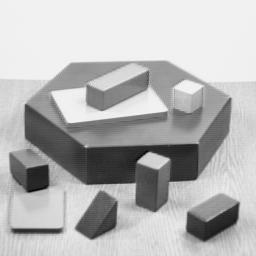
//> input picture images/blox.jpg, 256 x 256 px
$ ./1.Canny   (built with g++ and OpenCV 4)
//> lines starting //> are read from the running program, lines starting //| are printed output that depends on the picture; after the words box and inside, x2 and y2 are one past the last pixel; in counts of white or black regions, pixels touching at a corner belong together
#include <opencv2/opencv.hpp>
#include <stdlib.h>
#include <stdio.h>

using namespace cv;
using namespace std;

Mat isteresi(Mat src, int lth, int hth) {
	Mat dst = Mat::zeros(src.rows, src.cols, CV_8U);
	for (int i = 1; i < src.rows; i++) {
		for (int j = 1; j < src.cols; j++) {
			if (src.at<uchar>(i, j) > hth) //Se il valore del pixel è maggiore della soglia alta diventa un edge forte
				dst.at<uchar>(i, j) = 255;
			else if (src.at<uchar>(i, j) < lth) //Se il valore del pixel è minore della soglia bassa viene eliminato
				dst.at<uchar>(i, j) = 0;
			else if (src.at<uchar>(i, j) >= lth && src.at<uchar>(i, j) <= hth) { //IL valore del pixel si trova tra le due soglie, quindi è un edge debole
				for (int x = -1; x <= 1; x++) {
					for (int y = -1; y <= 1; y++) { //Controllo i valori nel suo intorno 3x3
						if (src.at<uchar>(i + x, j + y) > hth) //Se il loro valore è maggiore della soglia alta
							dst.at<uchar>(i , j) = 255; //vengono promossi a punti di edge forti
					}
				}
			}
		}
	}
	return dst;
}
Mat nonMaximaSuppression(Mat magnitudo, Mat orientation) {
	Mat dst = Mat::zeros(magnitudo.rows, magnitudo.cols, CV_8U);
	for (int i = 1; i < magnitudo.rows-1; i++) {
		for (int j = 1; j < magnitudo.cols-1; j++) {
			float mag = magnitudo.at<uchar>(i, j);
			float angolo = orientation.at<float>(i, j);
			//normalizziamo l'angolo perche' abbiamo usato phase invece di atan()
		    //se e' maggiore di 180 sottraiamo 360 per avere valori minori di zero
			angolo = angolo > 180 ? angolo - 360 : angolo;

			if (((angolo > -22.5) && (angolo <= 22.5)) || ((angolo > 157.5) || (angolo <= -157.5))) { //VERTICALE
				if (mag > magnitudo.at<uchar>(i, j - 1) && mag > magnitudo.at<uchar>(i, j + 1))
					dst.at<uchar>(i, j) = mag;
			}
			else if (((angolo > -67.5) && (angolo <= -22.5)) || ((angolo > 112.5) && (angolo <= 157.5))) { //+45°
				if (mag > magnitudo.at<uchar>(i - 1, j - 1) && mag > magnitudo.at<uchar>(i + 1, j + 1))
					dst.at<uchar>(i, j) = mag;
			}
			else if (((angolo > -112.5) && (angolo <= -67.5)) || ((angolo > 67.5) && (angolo <= 112.5))) { //ORIZZONTALE
				if (mag > magnitudo.at<uchar>(i - 1, j) && mag > magnitudo.at<uchar>(i + 1, j))
					dst.at<uchar>(i, j) = mag;
			}
			else if (((angolo > -157.5) && (angolo <= -112.5)) || ((angolo > 22.5) && (angolo <= 67.5))) { //-45°
				if (mag > magnitudo.at<uchar>(i + 1, j - 1) && mag > magnitudo.at<uchar>(i - 1, j + 1))
					dst.at<uchar>(i, j) = mag;
			}
		}
	}
	return dst;
}

/*
I risultati dipendono da alcuni parametri :
	-ampiezza della gaussiana nella prima fase
	-Dimensione del filtro nella prima fase
	-T1 e T2 – soglie per l’isteresi nell’ultima fase(lth e hth)
*/
void myCanny(Mat src, Mat& dst, int k_size, int lth, int hth) {
	// 1. Smoothing gaussiano dell’immagine
	Mat gauss;
	GaussianBlur(src, gauss, Size(5, 5), 0, 0);
	//2. Calcolo del gradiente
	Mat sob_x, sob_y, magnitudo;
	Sobel(gauss, sob_x, CV_32F, 1, 0, k_size); //Calcolo gx
	Sobel(gauss, sob_y, CV_32F, 0, 1, k_size); //Calcolo gy
	magnitude(sob_x, sob_y, magnitudo); //Calcolo la magnitudine
	normalize(magnitudo, magnitudo, 0, 255, NORM_MINMAX, CV_8U); // Normalizzare

	// 3.Soppressione dei non - massimi in direzione ortogonale all’edge

	//Calcolo le direzioni del gradiente
	// phase è uguale ad atan(arg), ma quest'ultima ritorna sia positivi che negativi, phase solo positivi (0 - 359)
	Mat orientation;
	phase(sob_x, sob_y, orientation, true);

	Mat nms;
	nms = nonMaximaSuppression(magnitudo, orientation); //Effettuiamo la non maxima suppression

	//4. Selezione degli edge significativi mediante isteresi
	Mat output;
	output = isteresi(nms, lth, hth); //Effettuiamo il thresholding con isteresi
	dst = output;
}
int main(int argc, char** argv) {

	int kernel_size = 3;
	Mat src = imread("blox.jpg", IMREAD_GRAYSCALE), dst;
//> src is the input picture: 256 rows x 256 cols, CV_8UC1; min 0, max 252, mean 182.8
	if (!src.data) return -1;
	int lth = 25;
	int hth = 35;
	/*Canny originale, applico prima gaussian blur*/
	Mat canny;
	GaussianBlur(src, canny, Size(5, 5), 0, 0);
	Canny(canny, canny, hth, lth);
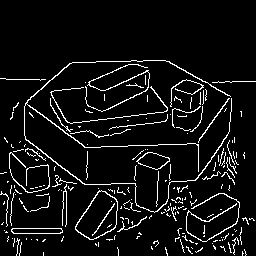
//> canny: 256 rows x 256 cols, CV_8UC1; 6.9% white in thin lines or dots, all inside (x1, y1, x2, y2) = (0, 60, 256, 256)

	myCanny(src, dst, kernel_size, lth, hth);
//> in myCanny, `Sobel(gauss, sob_x, CV_32F, 1, 0, k_size);`:
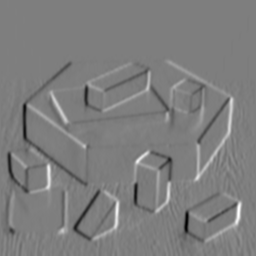
//> sob_x: 256 rows x 256 cols, CV_32FC1; min -360, max 368, mean 0.1; drawn with min black and max white
//> in myCanny, `Sobel(gauss, sob_y, CV_32F, 0, 1, k_size);`:
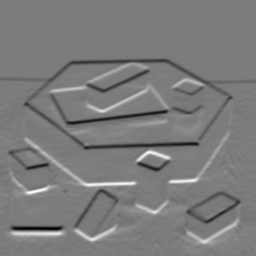
//> sob_y: 256 rows x 256 cols, CV_32FC1; min -376, max 396, mean -0.9; drawn with min black and max white
//> in myCanny, `magnitude(sob_x, sob_y, magnitudo);`:
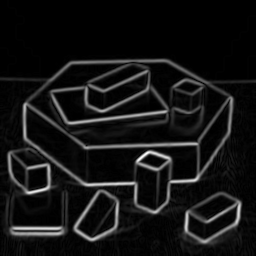
//> magnitudo: 256 rows x 256 cols, CV_32FC1; min 0, max 435.5, mean 34.3; drawn with min black and max white
//> in myCanny, `phase(sob_x, sob_y, orientation, true);`:
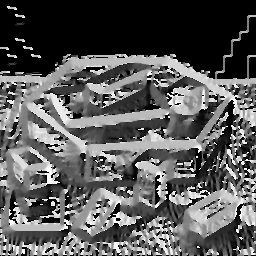
//> orientation: 256 rows x 256 cols, CV_32FC1; min 0, max 359.8, mean 126.7; drawn with min black and max white
//> after the loop in nonMaximaSuppression, `for (int i = 1; i < magnitudo.rows-1; i++)`:
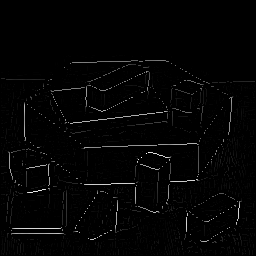
//> dst: 256 rows x 256 cols, CV_8UC1; min 0, max 255, mean 4.1
//> after the loop in isteresi, `for (int i = 1; i < src.rows; i++)`:
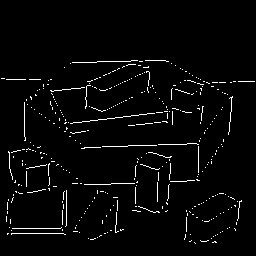
//> dst: 256 rows x 256 cols, CV_8UC1; 3% white in thin lines or dots, all inside (x1, y1, x2, y2) = (1, 60, 255, 244)

	imshow("Input", src);
	imshow("canny original", canny);
	imshow("Output", dst);
	waitKey(0);
	return 0;
}

$ run again, with images/HappyFish.jpg copied over images/blox.jpg
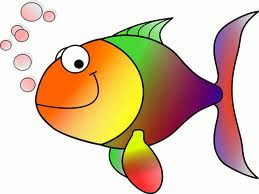
//> input picture images/HappyFish.jpg, 259 x 194 px
//> `Canny(canny, canny, hth, lth);`:
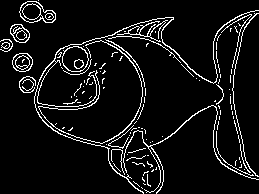
//> canny: 194 rows x 259 cols, CV_8UC1; 7.3% white in thin lines or dots
//> after the loop in isteresi, `for (int i = 1; i < src.rows; i++)`:
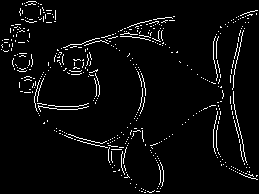
//> dst: 194 rows x 259 cols, CV_8UC1; 4.2% white in thin lines or dots
